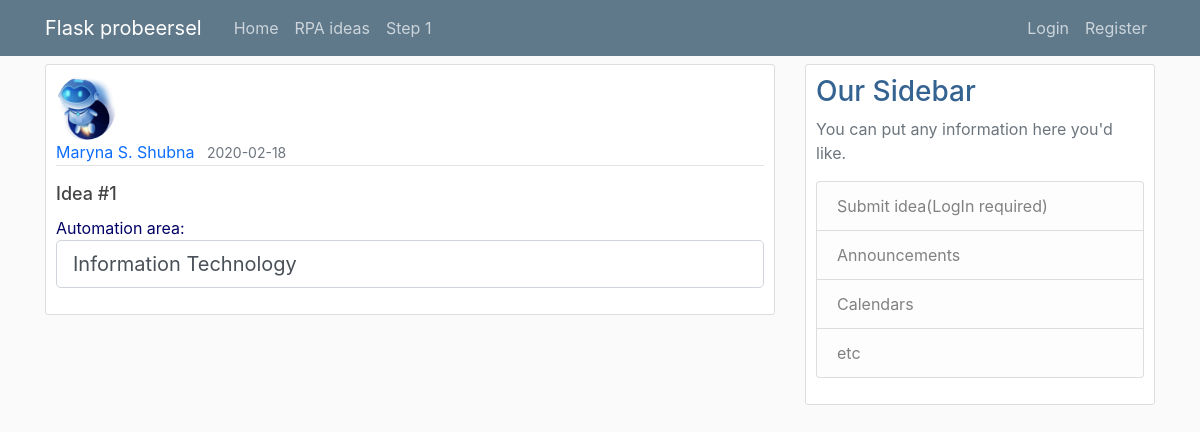
Screenshot of /rpa/2 with the database file from the repository.
### FlaskBlog/Model_s.py (models this page shows, shortened)
class User ( db.Model, UserMixin ) :
    id = db.Column ( db.Integer, primary_key=True )
    username = db.Column ( db.String ( 20 ), unique=True, nullable=False )
    email = db.Column ( db.String ( 120 ), unique=True, nullable=False )
    image_file = db.Column ( db.String ( 20 ), nullable=False, default='default.jpg' )
    password = db.Column ( db.String ( 60 ), nullable=False )
    posts = db.relationship ( 'Post', backref='author', lazy=True )
    rpa = db.relationship ( 'Rpa', backref='author', lazy=True )

class Rpa ( db.Model ) :
    id = db.Column ( db.Integer, primary_key=True )
    title = db.Column ( db.String ( 100 ), nullable=False )
    content = db.Column ( db.Text, nullable=False )
    date_posted = db.Column ( db.DateTime, nullable=False, default=datetime.utcnow )
    user_id = db.Column ( db.Integer, db.ForeignKey ( 'user.id' ), nullable=False )
    rpaarea = db.Column ( db.Integer, db.ForeignKey ( 'rpaarea.id' ), nullable=False )
    rpacat = db.Column ( db.Integer, db.ForeignKey ( 'rpacat.id' ), nullable=False )
    rpasubcat = db.Column ( db.Integer, db.ForeignKey ( 'rpasubcat.id' ), nullable=False )
    email = db.Column ( db.String ( 120 ), nullable=False )
    docrate = db.Column ( db.Integer, nullable=False )
    indatastructrate = db.Column ( db.Integer, nullable=False )
    changesrate = db.Column ( db.Integer, nullable=False )
    indatarate = db.Column ( db.Integer, nullable=False )
    rulebasedrate = db.Column ( db.Integer, nullable=False )
    b = db.Column( db.Boolean(),nullable=False)
    doc1 = db.Column( db.Boolean(),nullable=False )
    doc2 = db.Column( db.Boolean(),nullable=False )
    doc3 = db.Column( db.Boolean(),nullable=False )
    doc4 = db.Column( db.Boolean(),nullable=False )

class Rpaarea ( db.Model ) :
    id = db.Column ( db.Integer, primary_key=True )
    title = db.Column ( db.String ( 100 ), nullable=False )
    r_cat = db.relationship ( 'Rpacat', backref='Category', lazy=True )

### FlaskBlog/users/Routes.py (the view)
@users.route('/rpa/<string:username>')
def user_rpa(username):
    page = request.args.get('page', 1, type=int)
    user = User.query.filter_by(username=username).first_or_404()
    posts = Rpa.query.filter_by(author=user) \
        .order_by(Rpa.date_posted.desc()) \
        .paginate(page=page, per_page=3)
    return render_template('User_rpa.html', posts=posts, user=user)

### FlaskBlog/RPA/Routes.py (called while the page is built)
@rpa.route ( '/rpa/<int:post_id>' )
def rpa_post(post_id) :
    post = Rpa.query.get_or_404 ( post_id )
    area = Rpaarea.query.get_or_404 ( post.rpaarea )
    return render_template ( 'Rpa_post1.html', title=post.title, post=post, area=area )

### FlaskBlog/templates/Rpa_post1.html (shortened to what this page needs)
{% extends "Layout.html" %}
{% block content %}
  <article class="media content-section">
    <img class="rounded-circle article-img" src="{{ url_for('static', filename='Qindroid.png') }}">
    <div class="media-body">
      <div class="article-metadata">
        <a class="mr-2" href="{{ url_for('users.user_rpa', username=post.author.username) }}">{{ post.author.username }}</a>
        <small class="text-muted">{{ post.date_posted.strftime('%Y-%m-%d') }}</small>
      </div>
      <h2><a class="article-title" href="{{url_for('RPA.rpa_post',post_id = post.id)}}">{{ post.title }}</a></h2>
        <div class="form-group"> Automation area:
            <p class="form-control form-control-lg">{{ area.title }}</p>
        </div>
    </div>
  </article>
{% endblock content %}

### FlaskBlog/static/main.css (style rules this page uses)
body { background: #fafafa; color: #000066; margin-top: 4rem; }
h1, h2, h3, h4, h5, h6 { color: #356391; }
.content-section { background: #ffffff; padding: 10px 10px; border: 1px solid #dddddd; border-radius: 3px; margin-bottom: 10px; }
.article-title { color: #444444; font-size: large; }
.article-img { height: 65px; margin-right: 16px; }
.article-metadata { padding-bottom: 1px; margin-bottom: 4px; border-bottom: 1px solid #e3e3e3 }

### FlaskBlog/templates/Layout.html (style rules this page uses)
* { box-sizing: border-box; }

### rows the page displays
User: author.username "Maryna S. Shubna"
Rpa: date_posted "2020-02-18", title "Idea #1"
Rpaarea: title "Information Technology"
